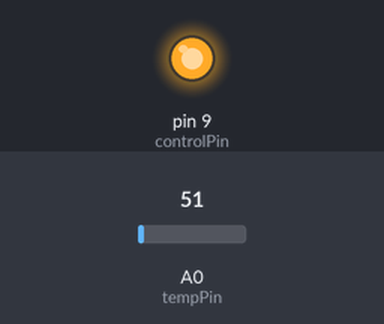
Recording of a sketch running on a simulated Arduino Uno, built with avr-gcc and run on an emulated ATmega328P. On the bench: output pins drawn as LEDs (lit = HIGH). The test bench sets the inputs (shaded band); at power-on: A0 (tempPin) = 51. What the sketch prints to the serial monitor is not drawn.

Above: at 0.1 s.
Timing chart, 0 to 1.6 s (numbered marks = the images above):
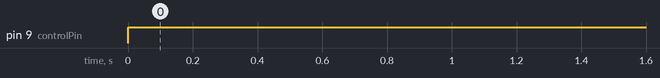

Measured:
- by itself, pin 9 (controlPin): LOW → HIGH at 0.00 s

The sketch:

horno.ino
```cpp
// Definir el pin utilizado para el sensor de temperatura
const int tempPin = A0;
const int controlPin = 9; // Pin digital del dispositivo de control
const float tempSetpoint = 100.0; // Temperatura deseada en grados Celsius
const float Kp = 40; // Factor de proporcionalidad

void setup() {
  pinMode(controlPin, OUTPUT);
  // Iniciar la comunicación serial a una velocidad de 9600 baudios
  Serial.begin(9600);
}

void loop() {
  // Leer la temperatura actual del sensor
  float temp = analogRead(tempPin); // leer el pin de entrada analógico
  temp = (((5 * temp)*100)/1023); // Convertir la lectura del sensor a grados Celsius
  float error = tempSetpoint - temp; // Cálculo del error de temperatura
  float controlOutput = Kp * error; // Cálculo de la señal de control

   // Ajustar la salida del controlador en el pin digital
  if (controlOutput > 255) {
    controlOutput = 255;
  }
  else if (controlOutput < 0) {
    controlOutput = 0;
  }
  analogWrite(controlPin, controlOutput);

  // Enviar la temperatura por el puerto serie
  Serial.println(temp);
  // Imprimir el valor de temperatura en la consola del Monitor Serie
  Serial.print("Temperatura: ");
  Serial.print(temp);
  Serial.print(" °C - Error: ");
  Serial.print(error);
  Serial.print(" - Salida de control: ");
  Serial.println(controlOutput);

  // Esperar un tiempo antes de volver a leer la temperatura
}
```
